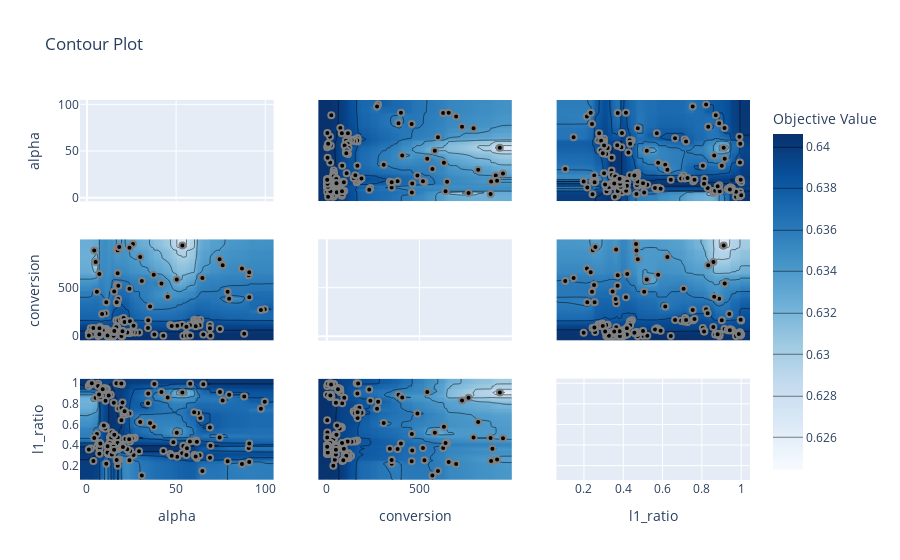

The notebook cell this image was saved under:
### Code cell
optuna.visualization.plot_contour(study, params=['conversion', 'alpha', 'l1_ratio'])

### Figure 1 — Plotly figure (JSON) as saved in the notebook; plotly's stock layout.template omitted (floating-point values rounded to 4 significant figures; data arrays with more than 128 entries replaced by an {"elided": "..."} marker saying what was removed)
{"data": [{"type": "scatter", "xaxis": "x", "yaxis": "y"}, {"colorbar": {"title": {"text": "Objective Value"}}, "colorscale": [[0, "rgb(247,251,255)"], [0.125, "rgb(222,235,247)"], [0.25, "rgb(198,219,239)"], [0.375, "rgb(158,202,225)"], [0.5, "rgb(107,174,214)"], [0.625, "rgb(66,146,198)"], [0.75, "rgb(33,113,181)"], [0.875, "rgb(8,81,156)"], [1, "rgb(8,48,107)"]], "connectgaps": true, "contours": {"coloring": "heatmap"}, "hoverinfo": "none", "line": {"smoothing": 1.3}, "reversescale": false, "showscale": true, "type": "contour", "x": {"elided": "202 float values"}, "xaxis": "x4", "y": [-46.5, 1, 2, 3, 4, 5, 6, 7, 13, 14, 15, 17, 18, 19, 20, 21, 22, 23, 24, 31, 33, 35, 36, 37, 38, 39, 43, 45, 49, 50, 51, 52, 53, 54, 55, 60, 61, 62, 63, 65, 66, 69, 70, 72, 73, 75, 81, 82, 83, 84, 89, 92, 94, 96, 103, 105, 107, 112, 113, 114, 116, 117, 118, 119, 131, 133, 145, 147, 151, 154, 160, 161, 164, 165, 166, 169, 176, 187, 229, 235, 271, 277, 307, 340, 350, 382, 387, 400, 407, 458, 459, 461, 489, 519, 527, 542, 570, 583, 600, 628, 632, 641, 649, 658, 698, 730, 765, 792, 817, 884, 887, 894, 912, 919, 934, 951, 998.5], "yaxis": "y4", "z": {"elided": "117x202 float values"}}, {"marker": {"color": "black", "line": {"color": "Gray", "width": 2}}, "mode": "markers", "name": "Feasible Trial", "showlegend": false, "type": "scatter", "x": {"elided": "200 float values"}, "xaxis": "x4", "y": {"elided": "200 int values"}, "yaxis": "y4"}, {"colorbar": {"title": {"text": "Objective Value"}}, "colorscale": [[0, "rgb(247,251,255)"], [0.125, "rgb(222,235,247)"], [0.25, "rgb(198,219,239)"], [0.375, "rgb(158,202,225)"], [0.5, "rgb(107,174,214)"], [0.625, "rgb(66,146,198)"], [0.75, "rgb(33,113,181)"], [0.875, "rgb(8,81,156)"], [1, "rgb(8,48,107)"]], "connectgaps": true, "contours": {"coloring": "heatmap"}, "hoverinfo": "none", "line": {"smoothing": 1.3}, "reversescale": false, "showscale": false, "type": "contour", "x": {"elided": "202 float values"}, "xaxis": "x7", "y": {"elided": "202 float values"}, "yaxis": "y7", "z": {"elided": "202x202 float values"}}, {"marker": {"color": "black", "line": {"color": "Gray", "width": 2}}, "mode": "markers", "name": "Feasible Trial", "showlegend": false, "type": "scatter", "x": {"elided": "200 float values"}, "xaxis": "x7", "y": {"elided": "200 float values"}, "yaxis": "y7"}, {"colorbar": {"title": {"text": "Objective Value"}}, "colorscale": [[0, "rgb(247,251,255)"], [0.125, "rgb(222,235,247)"], [0.25, "rgb(198,219,239)"], [0.375, "rgb(158,202,225)"], [0.5, "rgb(107,174,214)"], [0.625, "rgb(66,146,198)"], [0.75, "rgb(33,113,181)"], [0.875, "rgb(8,81,156)"], [1, "rgb(8,48,107)"]], "connectgaps": true, "contours": {"coloring": "heatmap"}, "hoverinfo": "none", "line": {"smoothing": 1.3}, "reversescale": false, "showscale": false, "type": "contour", "x": [-46.5, 1, 2, 3, 4, 5, 6, 7, 13, 14, 15, 17, 18, 19, 20, 21, 22, 23, 24, 31, 33, 35, 36, 37, 38, 39, 43, 45, 49, 50, 51, 52, 53, 54, 55, 60, 61, 62, 63, 65, 66, 69, 70, 72, 73, 75, 81, 82, 83, 84, 89, 92, 94, 96, 103, 105, 107, 112, 113, 114, 116, 117, 118, 119, 131, 133, 145, 147, 151, 154, 160, 161, 164, 165, 166, 169, 176, 187, 229, 235, 271, 277, 307, 340, 350, 382, 387, 400, 407, 458, 459, 461, 489, 519, 527, 542, 570, 583, 600, 628, 632, 641, 649, 658, 698, 730, 765, 792, 817, 884, 887, 894, 912, 919, 934, 951, 998.5], "xaxis": "x2", "y": {"elided": "202 float values"}, "yaxis": "y2", "z": {"elided": "202x117 float values"}}, {"marker": {"color": "black", "line": {"color": "Gray", "width": 2}}, "mode": "markers", "name": "Feasible Trial", "showlegend": false, "type": "scatter", "x": {"elided": "200 int values"}, "xaxis": "x2", "y": {"elided": "200 float values"}, "yaxis": "y2"}, {"type": "scatter", "xaxis": "x5", "yaxis": "y5"}, {"colorbar": {"title": {"text": "Objective Value"}}, "colorscale": [[0, "rgb(247,251,255)"], [0.125, "rgb(222,235,247)"], [0.25, "rgb(198,219,239)"], [0.375, "rgb(158,202,225)"], [0.5, "rgb(107,174,214)"], [0.625, "rgb(66,146,198)"], [0.75, "rgb(33,113,181)"], [0.875, "rgb(8,81,156)"], [1, "rgb(8,48,107)"]], "connectgaps": true, "contours": {"coloring": "heatmap"}, "hoverinfo": "none", "line": {"smoothing": 1.3}, "reversescale": false, "showscale": false, "type": "contour", "x": [-46.5, 1, 2, 3, 4, 5, 6, 7, 13, 14, 15, 17, 18, 19, 20, 21, 22, 23, 24, 31, 33, 35, 36, 37, 38, 39, 43, 45, 49, 50, 51, 52, 53, 54, 55, 60, 61, 62, 63, 65, 66, 69, 70, 72, 73, 75, 81, 82, 83, 84, 89, 92, 94, 96, 103, 105, 107, 112, 113, 114, 116, 117, 118, 119, 131, 133, 145, 147, 151, 154, 160, 161, 164, 165, 166, 169, 176, 187, 229, 235, 271, 277, 307, 340, 350, 382, 387, 400, 407, 458, 459, 461, 489, 519, 527, 542, 570, 583, 600, 628, 632, 641, 649, 658, 698, 730, 765, 792, 817, 884, 887, 894, 912, 919, 934, 951, 998.5], "xaxis": "x8", "y": {"elided": "202 float values"}, "yaxis": "y8", "z": {"elided": "202x117 float values"}}, {"marker": {"color": "black", "line": {"color": "Gray", "width": 2}}, "mode": "markers", "name": "Feasible Trial", "showlegend": false, "type": "scatter", "x": {"elided": "200 int values"}, "xaxis": "x8", "y": {"elided": "200 float values"}, "yaxis": "y8"}, {"colorbar": {"title": {"text": "Objective Value"}}, "colorscale": [[0, "rgb(247,251,255)"], [0.125, "rgb(222,235,247)"], [0.25, "rgb(198,219,239)"], [0.375, "rgb(158,202,225)"], [0.5, "rgb(107,174,214)"], [0.625, "rgb(66,146,198)"], [0.75, "rgb(33,113,181)"], [0.875, "rgb(8,81,156)"], [1, "rgb(8,48,107)"]], "connectgaps": true, "contours": {"coloring": "heatmap"}, "hoverinfo": "none", "line": {"smoothing": 1.3}, "reversescale": false, "showscale": false, "type": "contour", "x": {"elided": "202 float values"}, "xaxis": "x3", "y": {"elided": "202 float values"}, "yaxis": "y3", "z": {"elided": "202x202 float values"}}, {"marker": {"color": "black", "line": {"color": "Gray", "width": 2}}, "mode": "markers", "name": "Feasible Trial", "showlegend": false, "type": "scatter", "x": {"elided": "200 float values"}, "xaxis": "x3", "y": {"elided": "200 float values"}, "yaxis": "y3"}, {"colorbar": {"title": {"text": "Objective Value"}}, "colorscale": [[0, "rgb(247,251,255)"], [0.125, "rgb(222,235,247)"], [0.25, "rgb(198,219,239)"], [0.375, "rgb(158,202,225)"], [0.5, "rgb(107,174,214)"], [0.625, "rgb(66,146,198)"], [0.75, "rgb(33,113,181)"], [0.875, "rgb(8,81,156)"], [1, "rgb(8,48,107)"]], "connectgaps": true, "contours": {"coloring": "heatmap"}, "hoverinfo": "none", "line": {"smoothing": 1.3}, "reversescale": false, "showscale": false, "type": "contour", "x": {"elided": "202 float values"}, "xaxis": "x6", "y": [-46.5, 1, 2, 3, 4, 5, 6, 7, 13, 14, 15, 17, 18, 19, 20, 21, 22, 23, 24, 31, 33, 35, 36, 37, 38, 39, 43, 45, 49, 50, 51, 52, 53, 54, 55, 60, 61, 62, 63, 65, 66, 69, 70, 72, 73, 75, 81, 82, 83, 84, 89, 92, 94, 96, 103, 105, 107, 112, 113, 114, 116, 117, 118, 119, 131, 133, 145, 147, 151, 154, 160, 161, 164, 165, 166, 169, 176, 187, 229, 235, 271, 277, 307, 340, 350, 382, 387, 400, 407, 458, 459, 461, 489, 519, 527, 542, 570, 583, 600, 628, 632, 641, 649, 658, 698, 730, 765, 792, 817, 884, 887, 894, 912, 919, 934, 951, 998.5], "yaxis": "y6", "z": {"elided": "117x202 float values"}}, {"marker": {"color": "black", "line": {"color": "Gray", "width": 2}}, "mode": "markers", "name": "Feasible Trial", "showlegend": false, "type": "scatter", "x": {"elided": "200 float values"}, "xaxis": "x6", "y": {"elided": "200 int values"}, "yaxis": "y6"}, {"type": "scatter", "xaxis": "x9", "yaxis": "y9"}], "layout": {"title": {"text": "Contour Plot"}, "xaxis": {"anchor": "y", "domain": [0, 0.2889], "matches": "x7", "range": [-3.898, 104.7], "showticklabels": false}, "xaxis2": {"anchor": "y2", "domain": [0.3556, 0.6444], "matches": "x8", "range": [-46.5, 998.5], "showticklabels": false}, "xaxis3": {"anchor": "y3", "domain": [0.7111, 1], "matches": "x9", "range": [0.05999, 1.045], "showticklabels": false}, "xaxis4": {"anchor": "y4", "domain": [0, 0.2889], "matches": "x7", "range": [-3.898, 104.7], "showticklabels": false}, "xaxis5": {"anchor": "y5", "domain": [0.3556, 0.6444], "matches": "x8", "range": [-46.5, 998.5], "showticklabels": false}, "xaxis6": {"anchor": "y6", "domain": [0.7111, 1], "matches": "x9", "range": [0.05999, 1.045], "showticklabels": false}, "xaxis7": {"anchor": "y7", "domain": [0, 0.2889], "range": [-3.898, 104.7], "title": {"text": "alpha"}}, "xaxis8": {"anchor": "y8", "domain": [0.3556, 0.6444], "range": [-46.5, 998.5], "title": {"text": "conversion"}}, "xaxis9": {"anchor": "y9", "domain": [0.7111, 1], "range": [0.05999, 1.045], "title": {"text": "l1_ratio"}}, "yaxis": {"anchor": "x", "domain": [0.7333, 1], "range": [-3.898, 104.7], "title": {"text": "alpha"}}, "yaxis2": {"anchor": "x2", "domain": [0.7333, 1], "matches": "y", "range": [-3.898, 104.7], "showticklabels": false}, "yaxis3": {"anchor": "x3", "domain": [0.7333, 1], "matches": "y", "range": [-3.898, 104.7], "showticklabels": false}, "yaxis4": {"anchor": "x4", "domain": [0.3667, 0.6333], "range": [-46.5, 998.5], "title": {"text": "conversion"}}, "yaxis5": {"anchor": "x5", "domain": [0.3667, 0.6333], "matches": "y4", "range": [-46.5, 998.5], "showticklabels": false}, "yaxis6": {"anchor": "x6", "domain": [0.3667, 0.6333], "matches": "y4", "range": [-46.5, 998.5], "showticklabels": false}, "yaxis7": {"anchor": "x7", "domain": [0, 0.2667], "range": [0.05999, 1.045], "title": {"text": "l1_ratio"}}, "yaxis8": {"anchor": "x8", "domain": [0, 0.2667], "matches": "y7", "range": [0.05999, 1.045], "showticklabels": false}, "yaxis9": {"anchor": "x9", "domain": [0, 0.2667], "matches": "y7", "range": [0.05999, 1.045], "showticklabels": false}}}
